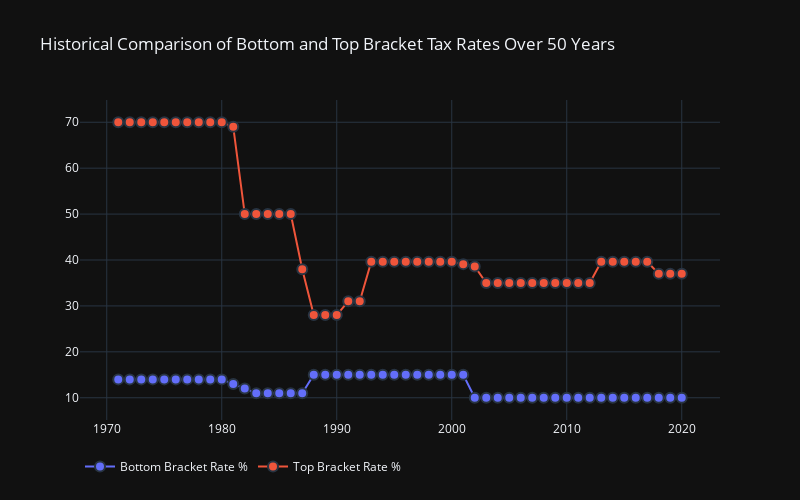

The cell this chart's notebook holds for it:
### Code cell
fig = go.Figure()

# Add traces
fig.add_trace(go.Scatter(x=df['Year'].head(50), y=df['Bottom Bracket Rate %'].head(50),
                         mode='lines+markers', name='Bottom Bracket Rate %'))
fig.add_trace(go.Scatter(x=df['Year'].head(50), y=df['Top Bracket Rate %'].head(50),
                         mode='lines+markers', name='Top Bracket Rate %'))

# Update traces with custom marker settings
fig.update_traces(mode='lines+markers', marker_line_width=2, marker_size=10)

# Add title to the chart
fig.update_layout(
    autosize=False,
    width=800,
    height=500,
    legend_orientation="h",
    template='plotly_dark',
    title="Historical Comparison of Bottom and Top Bracket Tax Rates Over 50 Years"  # Add your title here
)

fig.show()

### Figure 1 — Plotly figure (JSON) as saved in the notebook; plotly's stock layout.template omitted (floating-point values rounded to 4 significant figures)
{"data": [{"marker": {"line": {"width": 2}, "size": 10}, "mode": "lines+markers", "name": "Bottom Bracket Rate %", "type": "scatter", "x": [2020, 2019, 2018, 2017, 2016, 2015, 2014, 2013, 2012, 2011, 2010, 2009, 2008, 2007, 2006, 2005, 2004, 2003, 2002, 2001, 2000, 1999, 1998, 1997, 1996, 1995, 1994, 1993, 1992, 1991, 1990, 1989, 1988, 1987, 1986, 1985, 1984, 1983, 1982, 1981, 1980, 1979, 1978, 1977, 1976, 1975, 1974, 1973, 1972, 1971], "y": [10, 10, 10, 10, 10, 10, 10, 10, 10, 10, 10, 10, 10, 10, 10, 10, 10, 10, 10, 15, 15, 15, 15, 15, 15, 15, 15, 15, 15, 15, 15, 15, 15, 11, 11, 11, 11, 11, 12, 13, 14, 14, 14, 14, 14, 14, 14, 14, 14, 14]}, {"marker": {"line": {"width": 2}, "size": 10}, "mode": "lines+markers", "name": "Top Bracket Rate %", "type": "scatter", "x": [2020, 2019, 2018, 2017, 2016, 2015, 2014, 2013, 2012, 2011, 2010, 2009, 2008, 2007, 2006, 2005, 2004, 2003, 2002, 2001, 2000, 1999, 1998, 1997, 1996, 1995, 1994, 1993, 1992, 1991, 1990, 1989, 1988, 1987, 1986, 1985, 1984, 1983, 1982, 1981, 1980, 1979, 1978, 1977, 1976, 1975, 1974, 1973, 1972, 1971], "y": [37, 37, 37, 39.6, 39.6, 39.6, 39.6, 39.6, 35, 35, 35, 35, 35, 35, 35, 35, 35, 35, 38.6, 39.1, 39.6, 39.6, 39.6, 39.6, 39.6, 39.6, 39.6, 39.6, 31, 31, 28, 28, 28, 38, 50, 50, 50, 50, 50, 69, 70, 70, 70, 70, 70, 70, 70, 70, 70, 70]}], "layout": {"autosize": false, "height": 500, "legend": {"orientation": "h"}, "title": {"text": "Historical Comparison of Bottom and Top Bracket Tax Rates Over 50 Years"}, "width": 800}}
